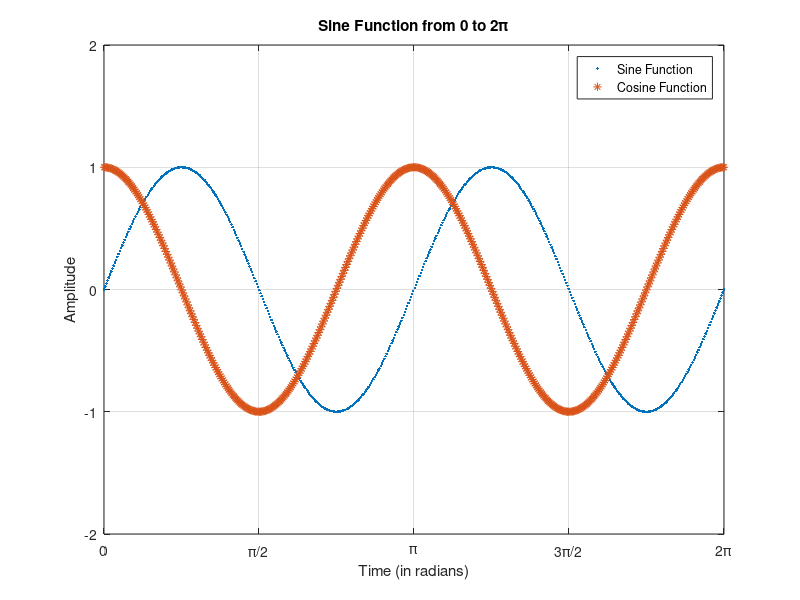

Write the MATLAB code that produced this figure.
clear variables;
clear all;
clc;
x=1:10;
y=0:0.5:5;
A=magic(3);
A_verify=sum(A);
b=zeros(3,5);
c=randn(3,5);
A1=A';
d=[1 3 22+0.7i 9+8i; 22 07 24+12i 19+93i; 56 8+92i 15+0.3i 29+0.3i]; 
d1=d';
rand_a=randi(22,3);
rand_b=randi(24,3);
e=cross(b,c);
mat_1=ones(3,3);
% Scalar multiplication by 2
scalar_multi=2*mat_1;
% Create 2 sample matrices
matrix_1=magic(3);
matrix_2=rand(3);
matrix_A=[1 2 3; 4 5 6; 7 8 9];
matrix_B=magic(3);
concatenate_matrix_1=[matrix_A matrix_B];  % Concatenate column-wise
concatenate_matrix_2=[matrix_A;matrix_B];
xmin=0;
xmax=6.3;
ymin=-1.5;
ymax=1.5;
n=0:0.001:2*pi;
x=sin(n);
y=cos(n);
plot(n,x,'--c','Linewidth',2);
hold on
plot(n,y,':b','Linewidth',2);
title('Sine Function from 0 to 2{\pi}');
ylabel('Amplitude'); xlabel('Time (in radians)');
xticks([0 pi/2 pi 3*pi/2 2*pi])
xticklabels({'0','\pi/2','\pi','3\pi/2','2\pi'});
grid on; axis ([xmin xmax ymin ymax]);
legend ('Sine Wave','Cosine Wave');
hold off
%% Alternative to plot 2D graph
t=0:0.01:3*pi; %Time range

Npts=512; %No of Points to plot
y=linspace(0,2*pi,Npts); %Creates Number of point
omega_1=2;
x=sin(omega_1*y); %Computing of Sine Function
z=cos(omega_1*y); %Computing of Cosine Function
plot(y,x,'.'); % Plot Sine Wave
grid on;       % Display the grids on the graphs
hold on;       % Holds the figure to plot on the same plot the next graph
plot(y,z,'*'); % Plot of Cosine Function
legend ('Sine Function', 'Cosine Function');
title('Sine Function from 0 to 2{\pi}');
ylabel('Amplitude'); xlabel('Time (in radians)');
xticks([0 pi/2 pi 3*pi/2 2*pi])
xticklabels({'0','\pi/2','\pi','3\pi/2','2\pi'});
xtickangle(45);
axis ([0 6.2832 -2 2]);